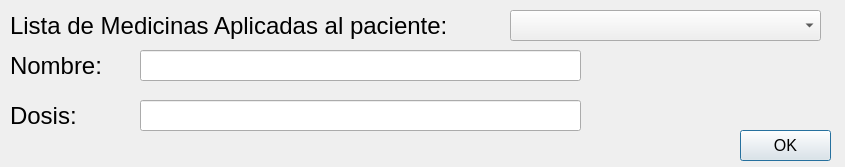
<?xml version="1.0" encoding="UTF-8"?>
<ui version="4.0">
 <class>Infomedicina</class>
 <widget class="QDialog" name="Infomedicina">
  <property name="geometry">
   <rect>
    <x>0</x>
    <y>0</y>
    <width>845</width>
    <height>167</height>
   </rect>
  </property>
  <property name="windowTitle">
   <string>Informacion Medicamento Aplicado</string>
  </property>
  <widget class="QLabel" name="label_7">
   <property name="geometry">
    <rect>
     <x>10</x>
     <y>50</y>
     <width>121</width>
     <height>31</height>
    </rect>
   </property>
   <property name="font">
    <font>
     <pointsize>18</pointsize>
    </font>
   </property>
   <property name="text">
    <string>Nombre:</string>
   </property>
  </widget>
  <widget class="QLineEdit" name="dosisMed">
   <property name="geometry">
    <rect>
     <x>140</x>
     <y>100</y>
     <width>441</width>
     <height>31</height>
    </rect>
   </property>
   <property name="font">
    <font>
     <pointsize>14</pointsize>
    </font>
   </property>
  </widget>
  <widget class="QLabel" name="label_8">
   <property name="geometry">
    <rect>
     <x>10</x>
     <y>100</y>
     <width>121</width>
     <height>31</height>
    </rect>
   </property>
   <property name="font">
    <font>
     <pointsize>18</pointsize>
    </font>
   </property>
   <property name="text">
    <string>Dosis:</string>
   </property>
  </widget>
  <widget class="QLineEdit" name="nameMed">
   <property name="geometry">
    <rect>
     <x>140</x>
     <y>50</y>
     <width>441</width>
     <height>31</height>
    </rect>
   </property>
   <property name="font">
    <font>
     <pointsize>14</pointsize>
    </font>
   </property>
  </widget>
  <widget class="QLabel" name="label_9">
   <property name="geometry">
    <rect>
     <x>10</x>
     <y>10</y>
     <width>501</width>
     <height>31</height>
    </rect>
   </property>
   <property name="font">
    <font>
     <pointsize>18</pointsize>
    </font>
   </property>
   <property name="text">
    <string>Lista de Medicinas Aplicadas al paciente:</string>
   </property>
  </widget>
  <widget class="QComboBox" name="listMedicine">
   <property name="geometry">
    <rect>
     <x>510</x>
     <y>10</y>
     <width>311</width>
     <height>31</height>
    </rect>
   </property>
  </widget>
  <widget class="QPushButton" name="OkPaciente">
   <property name="geometry">
    <rect>
     <x>740</x>
     <y>130</y>
     <width>91</width>
     <height>31</height>
    </rect>
   </property>
   <property name="font">
    <font>
     <pointsize>12</pointsize>
    </font>
   </property>
   <property name="text">
    <string>OK</string>
   </property>
  </widget>
 </widget>
 <resources/>
 <connections/>
</ui>
